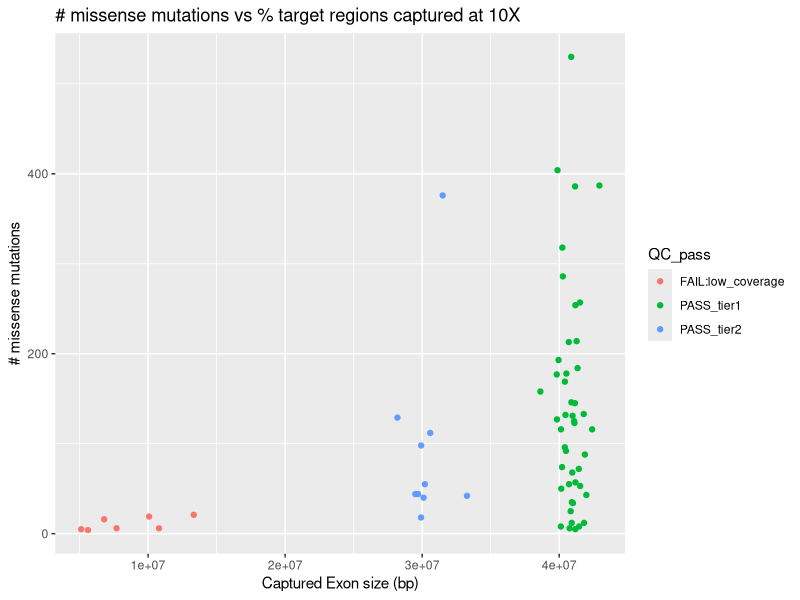
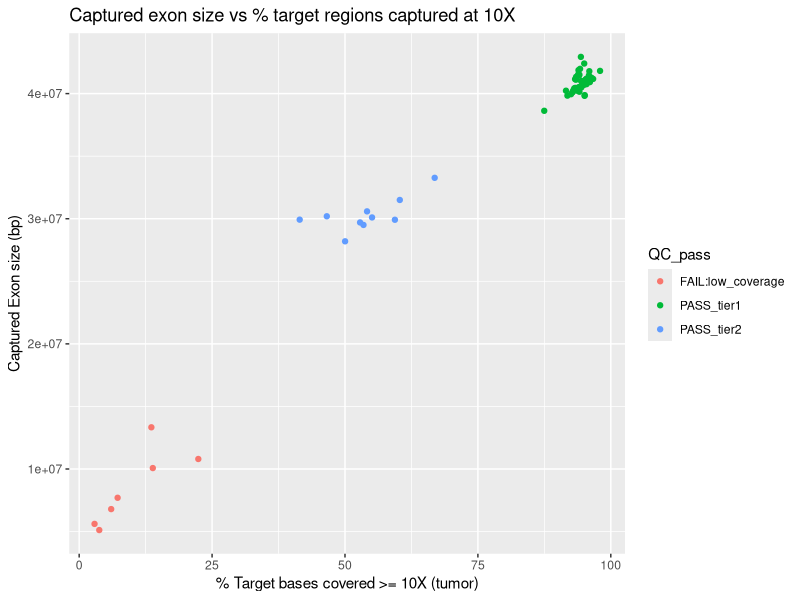
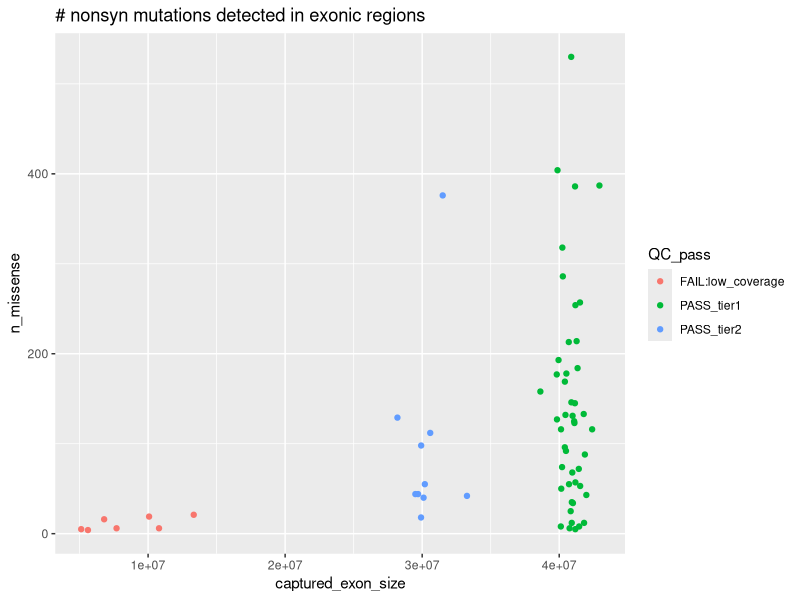
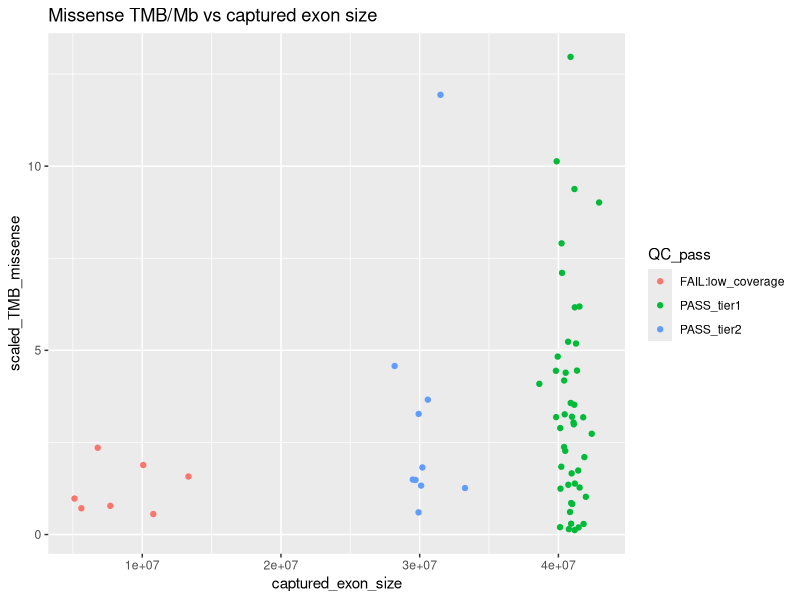

Recreate these plots in R, in order.
library("dplyr")
library("ggplot2")

TMB_df <- read.table("./wes_data/summary_data/TMB_QC_table.txt",
header=T, as.is=T, sep="\t")

####### QC_pass column assignment ######
#TMB_df$QC_pass <- "FAIL:low_coverage"
#TMB_df$QC_pass[TMB_df$PCT_TARGET_BASES_10X.normal > 85 &
#            TMB_df$PCT_TARGET_BASES_10X.tumor > 85 ] <- "PASS_tier1"
#TMB_df$QC_pass[TMB_df$PCT_TARGET_BASES_10X.normal <= 85 &
#            TMB_df$PCT_TARGET_BASES_10X.tumor <= 85 &
#            TMB_df$captured_exon_size > 25*10^6 ] <- "PASS_tier2"
########################### #############   

TMB_df$scaled_TMB_missense <- TMB_df$n_missense / TMB_df$captured_exon_size * 10^6


pdf("./wes_data/summary_data/Supplemental_Figure_S1.pdf")
TMB_df %>%
  ggplot(aes(x=captured_exon_size, y=n_missense, color=QC_pass)) +
  geom_point() +
  ylab("# missense mutations") + xlab("Captured Exon size (bp)") +
  ggtitle("# missense mutations vs % target regions captured at 10X")

TMB_df %>%
  ggplot(aes(x=PCT_TARGET_BASES_10X.tumor, y=captured_exon_size, color=QC_pass)) +
  geom_point() +
  xlab("% Target bases covered >= 10X (tumor)") +
  ylab("Captured Exon size (bp)") +
  ggtitle("Captured exon size vs % target regions captured at 10X")

TMB_df %>%
  ggplot(aes(x=captured_exon_size, y=n_missense)) +
  geom_point(aes(color=QC_pass)) +
  ggtitle("# nonsyn mutations detected in exonic regions")

TMB_df %>%
  ggplot(aes(x=captured_exon_size, y=scaled_TMB_missense)) +
  geom_point(aes(color=QC_pass)) +
  ggtitle("Missense TMB/Mb vs captured exon size")

dev.off()
